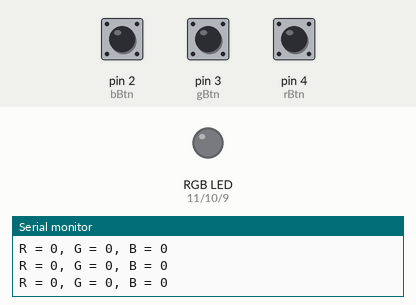
Recording of a sketch running on a simulated Arduino Uno, built with avr-gcc and run on an emulated ATmega328P. Shown: an RGB LED mixed from three pins (HIGH = lit), the last lines printed to the serial monitor. The test bench sets the inputs (shaded band); at power-on: pin 2 (bBtn) LOW, pin 3 (gBtn) LOW, pin 4 (rBtn) LOW.

Above: at 1.2 s.
1.3 s: pin 2 (bBtn) pulled HIGH for 0.15 s
At 1.4 s:
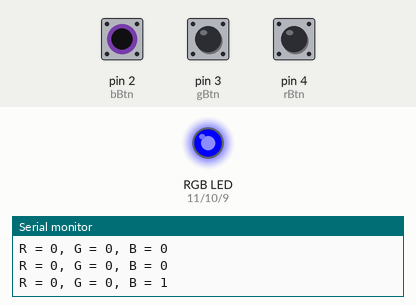
3.0 s: pin 3 (gBtn) pulled HIGH for 0.15 s
At 3.11 s:
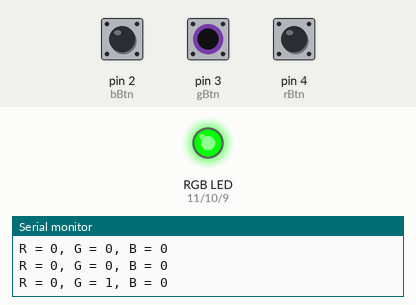
4.7 s: pin 4 (rBtn) pulled HIGH for 0.15 s
At 4.81 s:
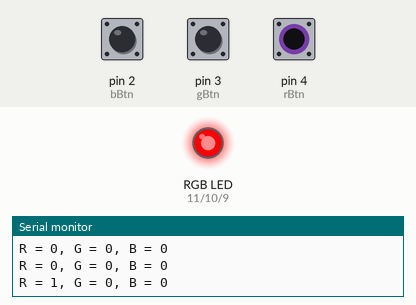
6.4 s: pin 4 (rBtn) pulled HIGH for 3.2 s
At 10.8 s:
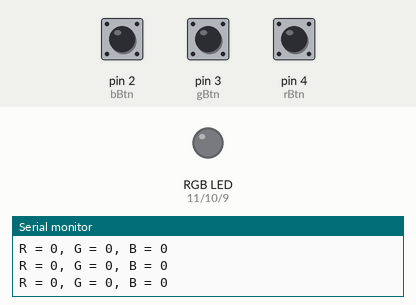
11.1 s: pin 2 (bBtn) pulled HIGH for 3.2 s
At 12.1 s:
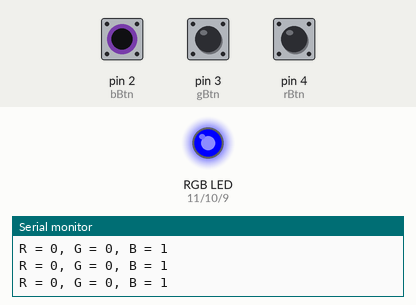
15.8 s: pin 2 (bBtn) driven HIGH and pin 3 (gBtn) driven HIGH
At 16.3 s:
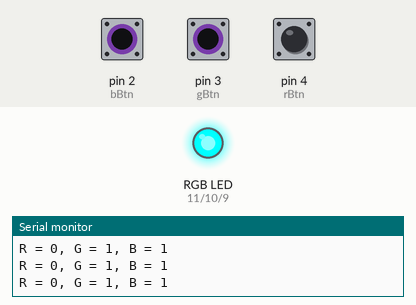
Timing chart, 0 to 18.3 s (numbered marks = the images above; inputs shaded):
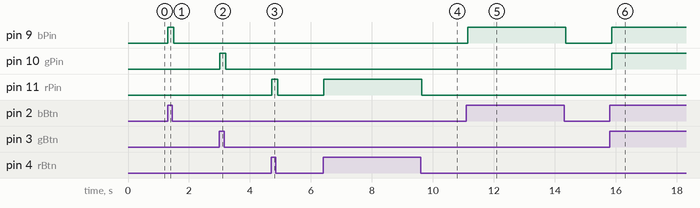

Measured:
- after the input at 1.3 s, pin 9 (bPin): LOW → HIGH at once, → LOW 0.20 s later
- after the input at 3.0 s, pin 10 (gPin): LOW → HIGH at once, → LOW 0.20 s later
- after the input at 4.7 s, pin 11 (rPin): LOW → HIGH at once, → LOW 0.20 s later
- after the input at 6.4 s, pin 11 (rPin): LOW → HIGH at once, → LOW 3.2 s later
- after the input at 11.1 s, pin 9 (bPin): LOW → HIGH at once, → LOW 3.2 s later
- after the input at 15.8 s, pin 9 (bPin), pin 10 (gPin): LOW → HIGH after 0.06 s

The sketch:

Lab4_ButtonRGBLED.ino
```cpp
/*
	lab.4 - PushButton RGB LED
*/

// rgb led pins
int rPin = 11;
int gPin = 10;
int bPin = 9;

// button pins
int rBtn = 4;
int gBtn = 3;
int bBtn = 2;

// button states
int rBtnState;
int gBtnState;
int bBtnState;

int dt = 100;

void setup()
{
  pinMode(rPin, OUTPUT);
  pinMode(gPin, OUTPUT);
  pinMode(bPin, OUTPUT);
  pinMode(rBtn, INPUT);
  pinMode(gBtn, INPUT);
  pinMode(bBtn, INPUT);
  Serial.begin(9600);
}

void loop()
{
  // read states
  rBtnState = digitalRead(rBtn);
  gBtnState = digitalRead(gBtn);
  bBtnState = digitalRead(bBtn);

  digitalWrite(rPin, rBtnState);
  digitalWrite(gPin, gBtnState);
  digitalWrite(bPin, bBtnState);

  Serial.print("R = ");
  Serial.print(rBtnState);
  Serial.print(", G = ");
  Serial.print(gBtnState);
  Serial.print(", B = ");
  Serial.println(bBtnState);

  delay(dt);
}
```
